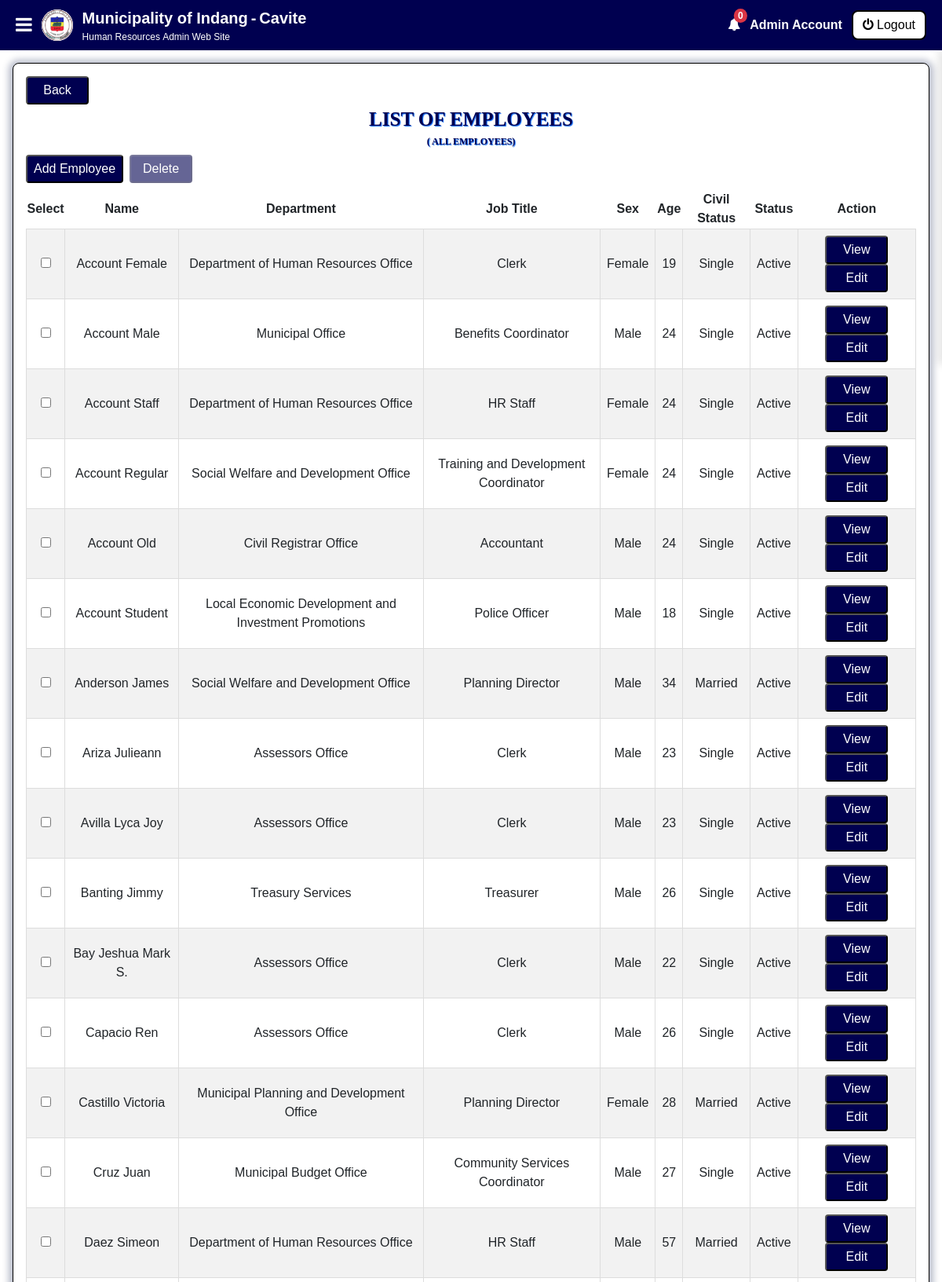
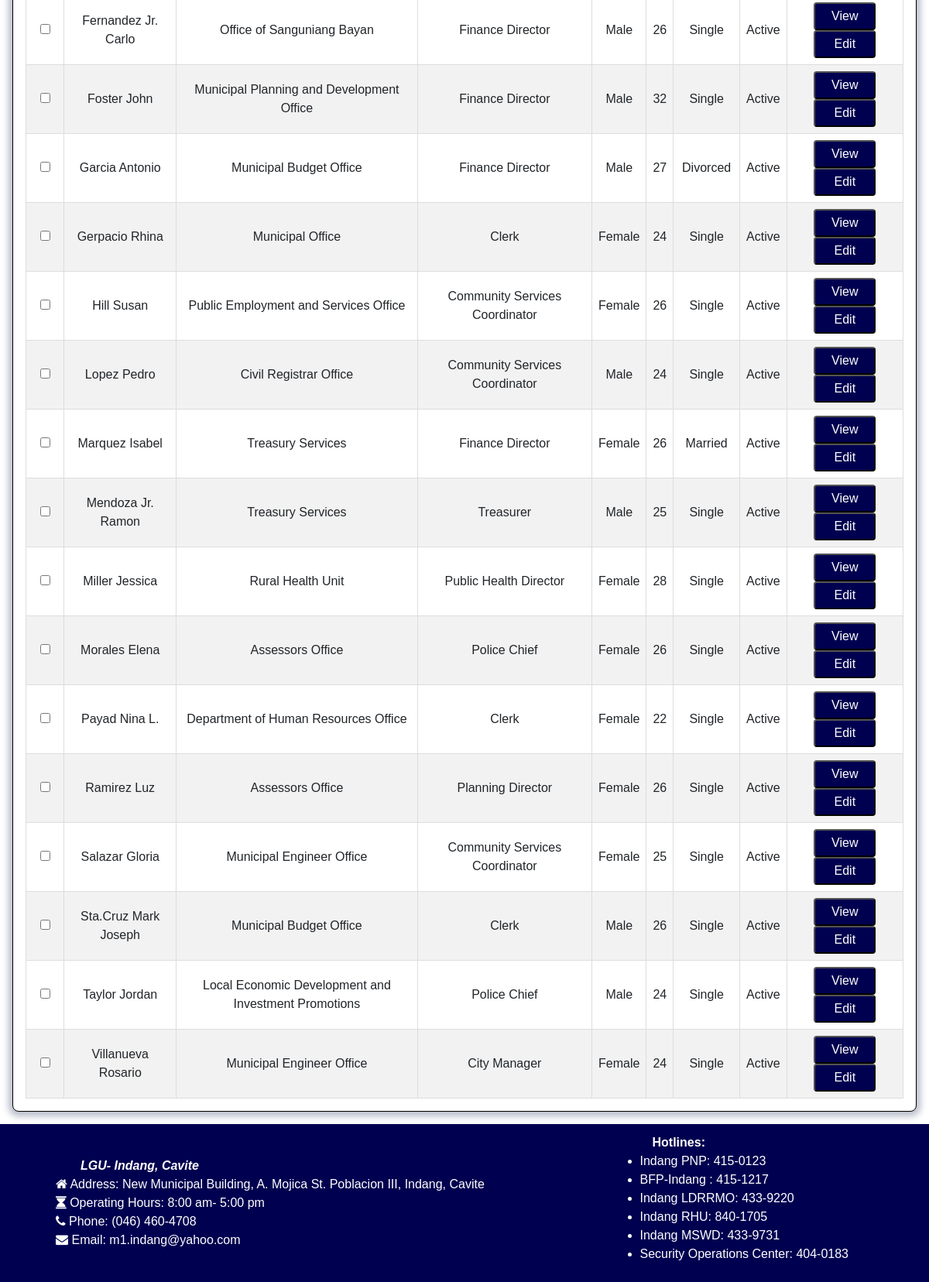
/admin/departments/employee-list/index.php (signed in), run on the app's committed database (2 pictures, top to bottom).
### tables this page shows
CREATE TABLE `tbl_useraccounts` (
  `account_id` int(11) NOT NULL,
  `employee_id` varchar(255) NOT NULL,
  `role` varchar(255) NOT NULL,
  `email` varchar(255) NOT NULL,
  `password` varchar(255) NOT NULL,
  `photoURL` varchar(255) NOT NULL,
  `firstName` varchar(255) NOT NULL,
  `middleName` varchar(255) NOT NULL,
  `lastName` varchar(255) NOT NULL,
  `suffix` varchar(255) NOT NULL,
  `birthdate` date NOT NULL,
  `sex` varchar(255) NOT NULL,
  `civilStatus` varchar(255) NOT NULL,
  `department` varchar(255) NOT NULL,
  `jobPosition` varchar(255) NOT NULL,
  `status` varchar(50) NOT NULL,
  `dateStarted` date NOT NULL,
  `dateCreated` timestamp NOT NULL DEFAULT current_timestamp(),
  `reasonForStatus` varchar(255) NOT NULL,
  `archive` varchar(50) NOT NULL
);

### admin/departments/employee-list/index.php (the view, shortened to what the rows shown need)
<?php
include ("../../../constants/routes.php");
$departmentlabel = "";
$departments = getAllDepartments();
if ($_GET['departmentlabel'] !== "index.php" && $_GET['departmentlabel'] !== "index.html") {
    $departmentlabel = sanitizeInput($_GET['departmentlabel']);
} else {
    if (isset($_SESSION['departmentlabel'])) {
        unset($_SESSION['departmentlabel']);
    }
}
if ($departmentlabel) {
    if (strcasecmp($departmentlabel, 'pending') == 0 || strcasecmp($departmentlabel, 'other') == 0 || strcasecmp($departmentlabel, 'others') == 0 || strcasecmp($departmentlabel, 'unassigned') == 0 || strcasecmp($departmentlabel, 'unassign') == 0) {
        $departmentName = "Pending and Unassigned";
        $empsql = "SELECT
                        u.*,
                        CASE
                            WHEN UPPER(d.archive) = 'DELETED' THEN ''
                            ELSE d.departmentName
                        END AS departmentName,
                        CASE
                            WHEN UPPER(desig.archive) = 'DELETED' THEN ''
                            ELSE desig.designationName
                        END AS designationName
                    FROM
                        tbl_useraccounts u
                    LEFT JOIN
                        tbl_departments d ON u.department = d.department_id
                    LEFT JOIN
                        tbl_designations desig ON u.jobPosition = desig.designation_id
                    WHERE
                        (d.department_id IS NULL OR UPPER(d.archive) = 'DELETED')
                        AND UPPER(u.archive) != 'DELETED' AND UPPER(u.role) != 'ADMIN'
                    ORDER BY
                        u.lastName ASC";
        $employees = $database->query($empsql);
    } else {
        for ($i = 0; $i < count($departments); $i++) {
            if ($departments[$i]['department_id'] == $departmentlabel) {
                $departmentName = $departments[$i]['departmentName'];
                break;
            }
        }
        $empsql = "SELECT
                        ua.*,
                        d.departmentName,
                        CASE
                            WHEN UPPER(desig.archive) = 'DELETED' THEN ''
                            ELSE desig.designationName
                        END AS designationName
                    FROM
                        tbl_useraccounts ua
                    LEFT JOIN
                        tbl_departments d ON ua.department = d.department_id
                    LEFT JOIN
                        tbl_designations desig ON ua.jobPosition = desig.designation_id
                    WHERE
                        ua.department = ? AND UPPER(ua.archive) != 'DELETED' AND UPPER(d.archive) != 'DELETED' AND UPPER(ua.role) != 'ADMIN'
                    ORDER BY
                        ua.lastName ASC";
        $stmt = $database->prepare($empsql);
        $stmt->bind_param("s", $departmentlabel);
        $stmt->execute();
        $employees = $stmt->get_result();
    }
} else {
    $empsql = " SELECT
                    ua.*,
                    CASE
                        WHEN UPPER(d.archive) = 'DELETED' THEN ''
                        ELSE d.departmentName
                    END AS departmentName,
                    CASE
                        WHEN UPPER(desig.archive) = 'DELETED' THEN ''
                        ELSE desig.designationName
                    END AS designationName
                FROM
                    tbl_useraccounts ua
                LEFT JOIN
                    tbl_departments d ON ua.department = d.department_id
                LEFT JOIN
                    tbl_designations desig ON ua.jobPosition = desig.designation_id
                WHERE
                    UPPER(ua.archive) != 'DELETED' AND UPPER(ua.role) != 'ADMIN'
                ORDER BY
                    ua.lastName ASC;
                ";
    $employees = $database->query($empsql);
}
?>
<!DOCTYPE html>
<html lang="en">
<head>
    <link rel="stylesheet" href="<?php echo $assets_bootstrap_vcss; ?>">
    <link rel="stylesheet" href="<?php echo $assets_bootstrap_css; ?>">
    <link rel='stylesheet' href="<?php echo $assets_fontawesome; ?>">
    <link rel="stylesheet" href="<?php echo $assets_toastify_css; ?>">
    <link rel="stylesheet" href="<?php echo $assets_datatable_css; ?>">
    <link rel="stylesheet" href="<?php echo $assets_datatable_css_select; ?>">
    <link rel="stylesheet" href="<?php echo $assets_datatable_bootstrap; ?>">
    <link rel="stylesheet" href="<?php echo $assets_css_styles; ?>">
</head>
<body class="webpage-background-cover-admin">
    <div>
        <?php include ($components_file_topnav) ?>
    </div>
    <div class="page-container">
        <div class="page-content">
            <div class="box-container">
                <form method="POST" action="<?php echo $action_delete_employee; ?>">
                    <table id="employees" class="text-center hover table-striped cell-border order-column"
                        style="width:100%">
                        <thead>
                            <tr>
                                <th>Select</th>
                                <th>Name</th>
                                <th>Department</th>
                                <th>Job Title</th>
                                <th>Sex</th>
                                <th>Age</th>
                                <th>Civil Status</th>
                                <th>Status</th>
                                <th>Action</th>
                            </tr>
                        </thead>
                        <tbody>
                            <?php
                            if ($employees->num_rows > 0) {
                                while ($row = $employees->fetch_assoc()) {
                                    ?>
                                    <tr>
                                        <td>
                                            <?php if (strtoupper($row['role']) != "ADMIN") { ?>
                                                <input type="checkbox" name="selectedEmployee[]"
                                                    value="<?php echo $row['employee_id']; ?>" />
                                            <?php } else { ?>
                                                <input type="checkbox" name="disabledones"
                                                    value="<?php echo $row['employee_id']; ?>" disabled />
                                            <?php } ?>
                                        </td>
                                        <td>
                                            <?php
                                            echo organizeFullName($row['firstName'], $row['middleName'], $row['lastName'], $row['suffix'], $order = 2);
                                            ?>
                                        </td>
                                        <td>
                                            <?php
                                            if ($row['departmentName']) {
                                                echo $row['departmentName'];
                                            } else if (strcasecmp($row['department'], "Pending") == 0) {
                                                echo "Pending";
                                            } else {
                                                echo "Unassigned";
                                            }
                                            ?>
                                        </td>
                                        <td>
                                            <?php
                                            if ($row['designationName']) {
                                                echo $row['designationName'];
                                            } else {
                                                echo "Unassigned";
                                            }
                                            ?>
                                        </td>
                                        <td>
                                            <?php echo $row['sex']; ?>
                                        </td>
                                        <td>
                                            <?php echo identifyEmployeeAge($row['birthdate']); ?>
                                        </td>
                                        <td>
                                            <?php echo $row['civilStatus']; ?>
                                        </td>
                                        <td>
                                            <?php echo $row['status']; ?>
                                        </td>
                                        <td>
                                            <a
                                                href="<?php echo $location_admin_departments_employee . '/' . $row['employee_id'] . '/'; ?>">
                                                <button type="button" class="custom-regular-button">
                                                    View
                                                </button>
                                            </a>
                                            <button type="button" class="custom-regular-button editEmployeeButton"
                                                data-toggle="modal" data-target="#editEmployee"
                                                data-employee-id="<?php echo $row['employee_id']; ?>"
                                                data-role="<?php echo $row['role']; ?>"
                                                data-email="<?php echo $row['email']; ?>"
                                                data-password="<?php echo $row['password']; ?>"
                                                data-first-name="<?php echo $row['firstName']; ?>"
                                                data-middle-name="<?php echo $row['middleName']; ?>"
                                                data-last-name="<?php echo $row['lastName']; ?>"
                                                data-suffix="<?php echo $row['suffix']; ?>"
                                                data-sex="<?php echo $row['sex']; ?>"
                                                data-civil-status="<?php echo $row['civilStatus']; ?>"
                                                data-birthdate="<?php echo $row['birthdate']; ?>"
                                                data-department="<?php echo $row['department']; ?>"
                                                data-job-position="<?php echo $row['jobPosition']; ?>"
                                                data-date-started="<?php echo $row['dateStarted']; ?>"
                                                data-account-status="<?php echo $row['status']; ?>">
                                                Edit
                                            </button>
                                        </td>
                                    </tr>
                                    <?php
                                }
                            }
                            ?>
                        </tbody>
                    </table>
                </form>
            </div>
        </div>
    </div>
</body>
</html>

### components/topnavigation.php (shortened to what the rows shown need)
<?php
$employeeUserName = [];
if (isset($_SESSION['employeeId'])) {
    $employeeId = $database->real_escape_string($_SESSION['employeeId']);
    $UserNamequery = "SELECT firstName, lastName FROM tbl_useraccounts WHERE employee_Id = ?";
    $stmtUserName = $database->prepare($UserNamequery);
    if ($stmtUserName) {
        $stmtUserName->bind_param("s", $employeeId);
        $stmtUserName->execute();
        $userResult = $stmtUserName->get_result();
        if ($userResult->num_rows > 0) {
            $employeeUserName = $userResult->fetch_assoc();
        }
    } else {
    }
}
?>
<nav id="top-nav" class="top-nav-container">
    <div class="top-nav-content">
        <div id="notification-menu" class="position-relative clickable-element toggle-notification">
            <i class="fa fa-bell text-white"></i>
            <span id="notifCount"
                class="position-absolute top-0 start-100 translate-middle badge rounded-pill bg-danger">
            </span>
        </div>
        <div class="top-nav-username text-truncate">
            <?php
            if (isset($_SESSION['employeeId']) && !empty($employeeUserName)) {
                echo htmlspecialchars($employeeUserName['firstName'] . " " . $employeeUserName['lastName'], ENT_QUOTES, 'UTF-8');
            } else {
                echo 'Username';
            }
            ?>
        </div>
        <form method="post">
            <button type="submit" name="logout" class="top-nav-logout-button">
            </button>
        </form>
    </div>
</nav>

### data on the page
tbl_useraccounts: firstName+lastName "Admin Account"
tbl_useraccounts: firstName+middleName+lastName "Account Female", departmentName "Department of Human Resources Office", designationName "Clerk", sex "Female", birthdate "19", civilStatus "Single", status "Active"
tbl_useraccounts: firstName+middleName+lastName "Account Male", departmentName "Municipal Office", designationName "Benefits Coordinator", sex "Male", birthdate "24", civilStatus "Single", status "Active"
tbl_useraccounts: firstName+middleName+lastName "Account Staff", departmentName "Department of Human Resources Office", designationName "HR Staff", sex "Female", birthdate "24", civilStatus "Single", status "Active"
tbl_useraccounts: firstName+middleName+lastName "Account Regular", departmentName "Social Welfare and Development Office", designationName "Training and Development Coordinator", sex "Female", birthdate "24", civilStatus "Single", status "Active"
tbl_useraccounts: firstName+middleName+lastName "Account Old", departmentName "Civil Registrar Office", designationName "Accountant", sex "Male", birthdate "24", civilStatus "Single", status "Active"
tbl_useraccounts: firstName+middleName+lastName "Account Student", departmentName "Local Economic Development and Investment Promotions", designationName "Police Officer", sex "Male", birthdate "18", civilStatus "Single", status "Active"
tbl_useraccounts: firstName+middleName+lastName "Anderson James", departmentName "Social Welfare and Development Office", designationName "Planning Director", sex "Male", birthdate "34", civilStatus "Married", status "Active"
tbl_useraccounts: firstName+middleName+lastName "Ariza Julieann", departmentName "Assessors Office", designationName "Clerk", sex "Male", birthdate "23", civilStatus "Single", status "Active"
tbl_useraccounts: firstName+middleName+lastName "Avilla Lyca Joy", departmentName "Assessors Office", designationName "Clerk", sex "Male", birthdate "23", civilStatus "Single", status "Active"
tbl_useraccounts: firstName+middleName+lastName "Banting Jimmy", departmentName "Treasury Services", designationName "Treasurer", sex "Male", birthdate "26", civilStatus "Single", status "Active"
tbl_useraccounts: firstName+middleName+lastName "Bay Jeshua Mark S.", departmentName "Assessors Office", designationName "Clerk", sex "Male", birthdate "22", civilStatus "Single", status "Active"
tbl_useraccounts: firstName+middleName+lastName "Capacio Ren", departmentName "Assessors Office", designationName "Clerk", sex "Male", birthdate "26", civilStatus "Single", status "Active"
tbl_useraccounts: firstName+middleName+lastName "Castillo Victoria", departmentName "Municipal Planning and Development Office", designationName "Planning Director", sex "Female", birthdate "28", civilStatus "Married", status "Active"
tbl_useraccounts: firstName+middleName+lastName "Cruz Juan", departmentName "Municipal Budget Office", designationName "Community Services Coordinator", sex "Male", birthdate "27", civilStatus "Single", status "Active"
tbl_useraccounts: firstName+middleName+lastName "Daez Simeon", departmentName "Department of Human Resources Office", designationName "HR Staff", sex "Male", birthdate "57", civilStatus "Married", status "Active"
tbl_useraccounts: firstName+middleName+lastName "Fernandez Jr. Carlo", departmentName "Office of Sanguniang Bayan", designationName "Finance Director", sex "Male", birthdate "26", civilStatus "Single", status "Active"
tbl_useraccounts: firstName+middleName+lastName "Foster John", departmentName "Municipal Planning and Development Office", designationName "Finance Director", sex "Male", birthdate "32", civilStatus "Single", status "Active"
tbl_useraccounts: firstName+middleName+lastName "Garcia Antonio", departmentName "Municipal Budget Office", designationName "Finance Director", sex "Male", birthdate "27", civilStatus "Divorced", status "Active"
tbl_useraccounts: firstName+middleName+lastName "Gerpacio Rhina", departmentName "Municipal Office", designationName "Clerk", sex "Female", birthdate "24", civilStatus "Single", status "Active"
tbl_useraccounts: firstName+middleName+lastName "Hill Susan", departmentName "Public Employment and Services Office", designationName "Community Services Coordinator", sex "Female", birthdate "26", civilStatus "Single", status "Active"
tbl_useraccounts: firstName+middleName+lastName "Lopez Pedro", departmentName "Civil Registrar Office", designationName "Community Services Coordinator", sex "Male", birthdate "24", civilStatus "Single", status "Active"
tbl_useraccounts: firstName+middleName+lastName "Marquez Isabel", departmentName "Treasury Services", designationName "Finance Director", sex "Female", birthdate "26", civilStatus "Married", status "Active"
tbl_useraccounts: firstName+middleName+lastName "Mendoza Jr. Ramon", departmentName "Treasury Services", designationName "Treasurer", sex "Male", birthdate "25", civilStatus "Single", status "Active"
tbl_useraccounts: firstName+middleName+lastName "Miller Jessica", departmentName "Rural Health Unit", designationName "Public Health Director", sex "Female", birthdate "28", civilStatus "Single", status "Active"
tbl_useraccounts: firstName+middleName+lastName "Morales Elena", departmentName "Assessors Office", designationName "Police Chief", sex "Female", birthdate "26", civilStatus "Single", status "Active"
tbl_useraccounts: firstName+middleName+lastName "Payad Nina L.", departmentName "Department of Human Resources Office", designationName "Clerk", sex "Female", birthdate "22", civilStatus "Single", status "Active"
tbl_useraccounts: firstName+middleName+lastName "Ramirez Luz", departmentName "Assessors Office", designationName "Planning Director", sex "Female", birthdate "26", civilStatus "Single", status "Active"
tbl_useraccounts: firstName+middleName+lastName "Salazar Gloria", departmentName "Municipal Engineer Office", designationName "Community Services Coordinator", sex "Female", birthdate "25", civilStatus "Single", status "Active"
tbl_useraccounts: firstName+middleName+lastName "Sta.Cruz Mark Joseph", departmentName "Municipal Budget Office", designationName "Clerk", sex "Male", birthdate "26", civilStatus "Single", status "Active"
tbl_useraccounts: firstName+middleName+lastName "Taylor Jordan", departmentName "Local Economic Development and Investment Promotions", designationName "Police Chief", sex "Male", birthdate "24", civilStatus "Single", status "Active"
tbl_useraccounts: firstName+middleName+lastName "Villanueva Rosario", departmentName "Municipal Engineer Office", designationName "City Manager", sex "Female", birthdate "24", civilStatus "Single", status "Active"

### other printed values
$departmentName "ALL EMPLOYEES"
